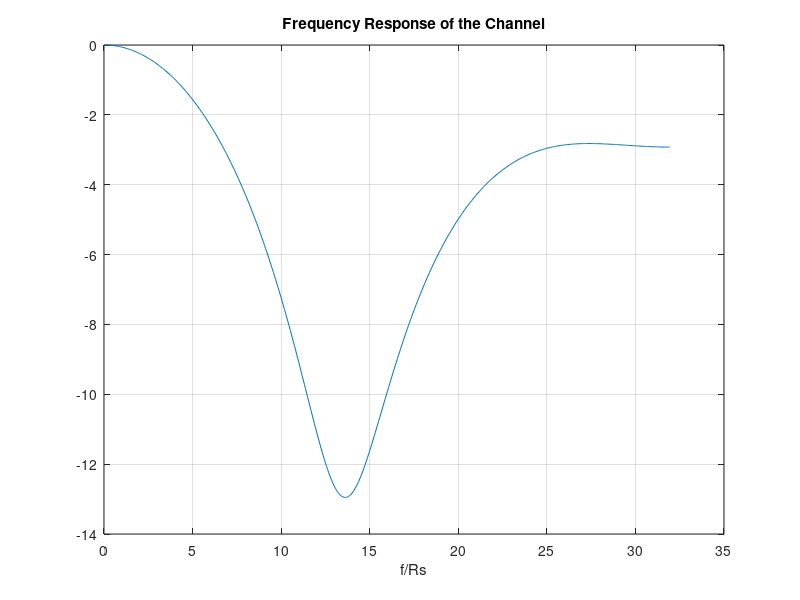

This chart was generated by the following MATLAB code: (Note: this script raises an error after producing the figure.)
close all
clear all
N = 64;                                 % number of sub-carriers
pos = [1:15];                           % position of useful sub-carriers, central frequency = pos/T
Nu = length(pos);                       % number of useful sub-carriers
N_symb_OFDM = 1000;                     % number of symbols per sub-carrier
N_symb = Nu * N_symb_OFDM;              % total number of symbols = Nu*Nombre symbols OFDM

%channel parameters
hc = [1 0 0.5 0.25 zeros(1, N-4)];   %case1 
%hc = [1 0.5 0.25 zeros(1, N-3)];    %case2

% Define CP lengths array
CP_lengths = [1, 2, 3, 4, 5, 10];

M = 4; % QPSK
EbN0dB = [100]; % Eb/No range

% parameters for timing error analysis
%L = 20;                         % Length of channel impulse response
L=numel(hc);
M = 10;                          % Margin for synchronization error
D = L - 1 + M;                  % Length of CP (oversized CP)
N_fft = N + D;                  % Length of OFDM symbol with CP

% Generate timing errors as multiples of the sampling period
timing_errors = [-2, 0, 6];     % random timing errors
%timing_errors = [44, 69, 90];


     % Channel impulse response
    Hc = fft(hc);
    trans = conj(Hc.');
    vc = ones(1, N_symb_OFDM);
    B = trans * vc;
    
    % Equalizer coefficients
    equalizer_ML = B;
    
    % Modulation
    bits = 2 * randi(2, 1, 2 * N_symb) - 3;      % +1/-1
    symb = bits(1:2:end) + 1i * bits(2:2:end);   % mapping bits => symbols
    entree_ifft = zeros(N, N_symb_OFDM); 
    
    for ii = 1:Nu 
        entree_ifft(pos(ii) + 1, :) = symb(ii:Nu:end);    % Correct indexing for subcarriers 5-15
    end
    
     % OFDM signal, matrix form, no CP
    sortie_ifft = ifft(entree_ifft); 
    signal_ofdmnoCP = reshape(sortie_ifft, 1, N* N_symb_OFDM);

    % Plot frequency response
            figure;
            [hhfreq, w] = freqz(hc);
            plot(w/(2*pi)*N, 20*log10(abs(hhfreq)/max(abs(hhfreq))));
            grid on;
            xlabel('f/Rs');
            title('Frequency Response of the Channel');

    % Iterate over CP lengths
         for cp_length = CP_lengths
    
            % Add cyclic prefix
            CPadded = [entree_ifft(end-cp_length+1:end, :); entree_ifft];
            
            % OFDM signal, matrix form, CP
            sortie_ifft = ifft(CPadded);
            signal_ofdm = reshape(sortie_ifft, 1, (N + cp_length) * N_symb_OFDM);
        
        
       
            % Signal PSD
            [pxx, f] = pwelch(signal_ofdm(:), 1024, 512, 1024, N);
            figure
            plot(f, 10 * log10(pxx / max(abs(pxx))))
            grid on
            xlabel ('f/Rs')
            ylabel('dB')
            title (strcat('OFDM PSD , Nu= : ',num2str(Nu),' carriers', ' CP=',num2str(cp_length)))
            legend(strcat('positions = ', num2str(pos)))
            
            % Apply channel
            signal_recu = filter(hc, 1, signal_ofdm(:));
        
            % Plot PSD at receiver input
            figure;
            [pxx, f] = pwelch(signal_recu, 1024, 512, 1024, N);
            plot(f, 10*log10(pxx/max(abs(pxx))));
            grid on;
            xlabel('f/Rs');
            ylabel('dB');
            title('OFDM PSD at Receiver Input CP=',num2str(cp_length));
                
            % Demodulation
            mat_recu = reshape(signal_recu, N+cp_length, N_symb_OFDM);    % vector => matrix
            mat_demod = fft(mat_recu);                                    % FFT (demodulation) 
            mat_demod_eq = mat_demod;
            
            % Useful subcarriers recovery
            mat_demod_utile = mat_demod_eq(pos+1,:);
            
            % Apply equalization
            matrice_apres_egalisation = zeros(length(pos), N_symb_OFDM);
            for ii = 1:length(pos)
                matrice_apres_egalisation(ii, :) = mat_demod_utile(ii, :) * equalizer_ML(pos(ii));
            end
            
            figure
            hold on
            plot(real(matrice_apres_egalisation(ii, :)), imag(matrice_apres_egalisation(ii, :)), '*')
            grid on
            title(['Constellation without CP with equalization, CP=', num2str(cp_length)])    %Equalization plot without CP
            xlabel('Real part')
            ylabel('Imaginary part')
          end  

 % Plot constellations
    ii = 11;              %subcarrier 15(at position 11) for scatter diagram
    
    figure
    hold on
    plot(real(mat_demod_utile(ii, :)), imag(mat_demod_utile(ii, :)), '*')
    grid on
    title('Constellation without CP without equalizer, no noise')
    xlabel('Real part')
    ylabel('Imaginary part')

    
for case_idx = 1:3
%for case_idx = range(N_fft)
    timing_error = timing_errors(case_idx);

    % Generate CP samples
    CP_length = D;              % CP length for oversized CP or N_fft
 

    % Generate FFT window start index based on the timing error
    if case_idx == 1
        % Case 1: FFT window starts in the range [1, L-1]-FFT window starts
        % before CP
        fft_start_idx = randi([1, L-1]);
    elseif case_idx == 2
        % Case 2: FFT window starts in the range [L, D+1] -FFT starts at
        % end of CP
        % fft_start_idx = L;
        fft_start_idx = randi([L, D+1]);
    elseif case_idx == 3
        % Case 3: FFT window starts in the range [D+2, D+N]-starts at end
        % of CP adding a portion of CP to FFT window
        %fft_start_idx = D + 2;
        fft_start_idx = randi([D+2,N_fft]);
       
    end

    % Adjust FFT window start index based on timing error
    fft_start_idx = fft_start_idx + timing_error;


    % % Apply cyclic prefix 
    % ofdm_symbol_with_cp = [entree_ifft(end-CP_length+1:end), entree_ifft];
    
    

    % Apply FFT window based on the start index
    %fft_window = ofdm_symbol_with_cp(fft_start_idx : fft_start_idx + N - 1); % selects a portion of ofdm_symbol_with_cp starting from index fft_start_idx and extending to fft_start_idx + N - 1
    fft_window = symb(fft_start_idx:fft_start_idx+N-1);

    % Plot constellation without equalization
    figure;
    plot(real(fft_window(pos)), imag(fft_window(pos)), '*');
    grid on;
    xlabel('Real Part');
    ylabel('Imaginary Part');
    title(['Constellation Without Equalization - Case ', num2str(case_idx)]);
end
